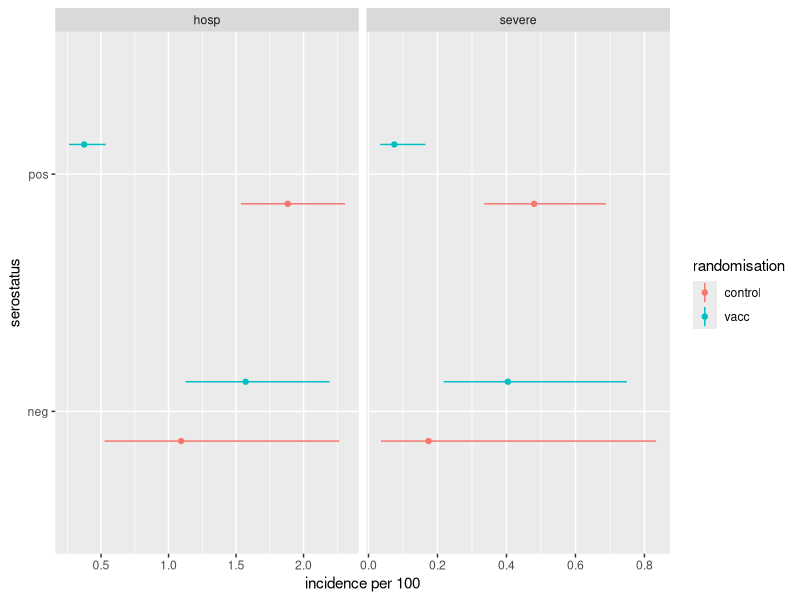
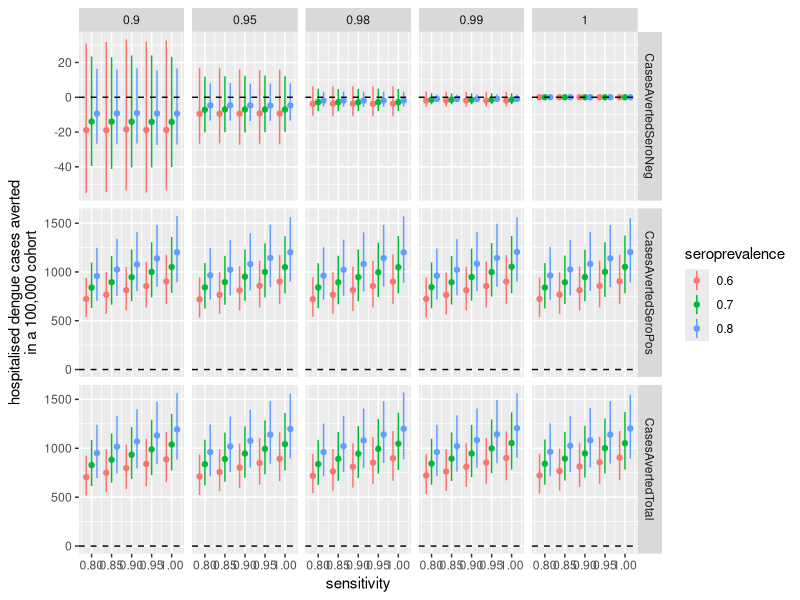
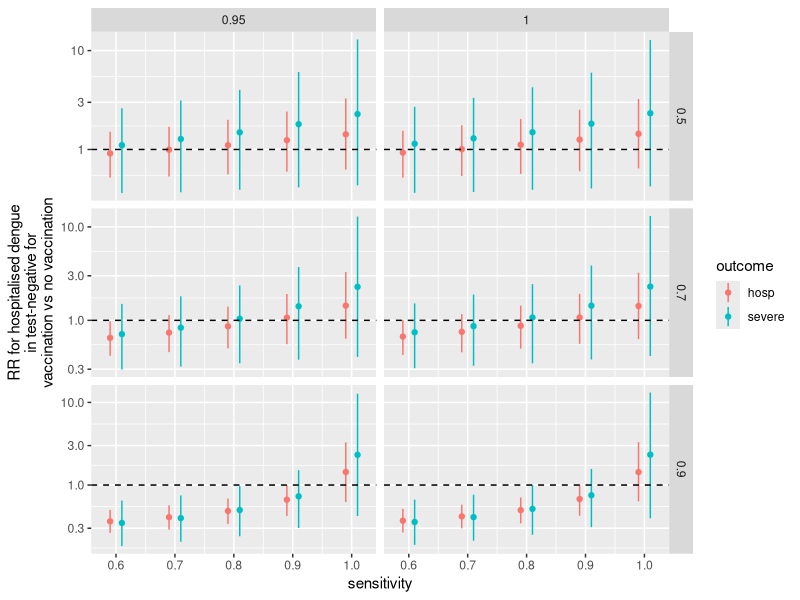

Recreate these plots in R, in order. (Note: a time limit stopped this script after it produced the figures.)

# Investigating Dengue RDT sensitivity and specificty requirements
# written by Stefan Flasche using R version 3.4.4

# load packages
require(tidyverse)


# Data --------------------------------------------------------------------

# data: cumulative incidence over 5yrs observed in the trial and its stratification into 
#       seropositive and seronegative using PRNT50 with multiple imputation (in per 100). 
df <- tibble(no=1:8,
             randomisation = c("vacc","vacc","control","control","vacc","vacc","control","control"),
             serostatus = c("pos","neg","pos","neg","pos","neg","pos","neg"),
             outcome = c(rep("hosp",4),rep("severe",4)),
             incidence.ph.mid = c(.375,1.571,1.883,1.093,0.075,0.404,0.48,0.174),
             incidence.ph.lo = c(.263,1.125,1.536,.526,0.034,0.218,0.335,0.036),
             incidence.ph.hi = c(.535,2.193,2.307,2.265,0.165,0.749,0.688,0.834))

# plot data
p.data <- df %>% ggplot(aes(x= serostatus, y = incidence.ph.mid, ymin = incidence.ph.lo, ymax = incidence.ph.hi,color=randomisation)) +
  geom_linerange(position=position_dodge(width = 0.5)) +
  geom_point(position=position_dodge(width = 0.5)) +
  facet_grid(.~outcome, scales = "free") +
  coord_flip() + ylab("incidence per 100")
ggsave(filename = "Pics\\Fig1_Data.tiff",p.data ,unit="cm", width = 14, height = 5, compression = "lzw", dpi = 300)


# sample from lognormal distribution in which the 50%, 2.5% and 97.5% quanitles fit the observed mean, CI.lo and CI.hi respectively
LnfitSample <- function(input= c(mean=1, lo=.5, hi=2), N=10000){
  mean = input[1] %>% as.numeric()
  lo = input[2] %>% as.numeric()
  hi = input[3] %>% as.numeric()
  rlnorm(N, meanlog = log(mean), sdlog = (log(mean/lo) +  log(hi/mean))/2/1.92) %>%
    return()
}


# Population impact of test and vaccinate ---------------------------------------------

# calculate population impact of test and vaccinate strategy
## need to include resampling of incidence 
CasesAverted <- function(seroPrevalence = .7, sensitivity = 1, specificity = 0, 
                         cohortSize=100000, df.tmp = df, outcm = "hosp"){
  df.tmp = df.tmp %>% filter(outcome == outcm)
  Inc.SeroPos.Vacc <- df.tmp %>% filter(randomisation=="vacc" & serostatus =="pos") %>% 
    select(incidence.ph.mid:incidence.ph.hi) %>% LnfitSample()
  Inc.SeroPos.Cont <- df.tmp %>% filter(randomisation=="control" & serostatus =="pos") %>% 
    select(incidence.ph.mid:incidence.ph.hi) %>% LnfitSample()
  Inc.SeroNeg.Vacc <- df.tmp %>% filter(randomisation=="vacc" & serostatus =="neg") %>% 
    select(incidence.ph.mid:incidence.ph.hi) %>% LnfitSample()
  Inc.SeroNeg.Cont <- df.tmp %>% filter(randomisation=="control" & serostatus =="neg") %>% 
    select(incidence.ph.mid:incidence.ph.hi) %>% LnfitSample()
  
  CasesAvertedSeroPos = cohortSize * seroPrevalence * sensitivity * (Inc.SeroPos.Cont - Inc.SeroPos.Vacc) / 100
  CasesAvertedSeroNeg = cohortSize * (1-seroPrevalence) * (1 - specificity) * (Inc.SeroNeg.Cont - Inc.SeroNeg.Vacc) /100
  
  df_res <- tibble(seroPrevalence = seroPrevalence, sensitivity = sensitivity,
                   specificity = specificity, outcome = outcm, 
                   CasesAvertedSeroPos.mid = median(CasesAvertedSeroPos), 
                   CasesAvertedSeroPos.lo = quantile(CasesAvertedSeroPos,.025), 
                   CasesAvertedSeroPos.hi = quantile(CasesAvertedSeroPos,.975),
                   CasesAvertedSeroNeg.mid = median(CasesAvertedSeroNeg), 
                   CasesAvertedSeroNeg.lo = quantile(CasesAvertedSeroNeg,.025), 
                   CasesAvertedSeroNeg.hi = quantile(CasesAvertedSeroNeg,.975), 
                   CasesAvertedTotal.mid =  median(CasesAvertedSeroPos + CasesAvertedSeroNeg), 
                   CasesAvertedTotal.lo = quantile(CasesAvertedSeroPos + CasesAvertedSeroNeg, .025),
                   CasesAvertedTotal.hi = quantile(CasesAvertedSeroPos + CasesAvertedSeroNeg, .975))
  return(df_res)
}

# plot impact of test and vaccinate strategy
df.plt = NULL
for(seroPrevalence in c(.6,.7,.8)){
  for(specificity in c(.9,.95,.98,.99,1)){
    for(sensitivity in seq(.8,1,by=.05)){
      df.plt <- df.plt %>% 
        rbind(CasesAverted(seroPrevalence = seroPrevalence, sensitivity = sensitivity, specificity = specificity))
    }
  }
}

df.plt <- df.plt %>%
  gather(key,value, -seroPrevalence, -sensitivity, -specificity, -outcome) %>%
  extract(key, c("outcome","conf"),"(.*)\\.(.*)") %>%
  spread(conf, value)
  
p.tandv = df.plt %>% ggplot(aes(x=sensitivity, y = mid, ymin=lo, ymax= hi, color = as.factor(seroPrevalence))) +
  geom_linerange(position = position_dodge(width = 0.04)) +
  geom_point(position = position_dodge(width = 0.04)) +
  facet_grid(outcome ~ specificity, scales = "free") +
  scale_color_discrete(name="seroprevalence") + ylab("hospitalised dengue cases averted\nin a 100,000 cohort") +
  geom_hline(yintercept = 0, color="black", lty="dashed")
ggsave(filename = "Pics\\Fig2_Impact_TandV.tiff",p.tandv ,unit="cm", width = 25, height = 14, compression = "lzw", dpi = 300)


# Impact of sensitivity --------------------------------------------------------------------
  
# calculate sensitivity needed to avoid chosing to vaccinate test negative
TestNegRatio <- function(seroPrevalence = .7, sensitivity = .8, specificity = .95,
                             df.tmp = df, outcm = "hosp", midonly=F){
  df.tmp = df.tmp %>% filter(outcome == outcm)
  if(midonly){
    Inc.SeroPos.Vacc <- df.tmp %>% filter(randomisation=="vacc" & serostatus =="pos") %>% 
      select(incidence.ph.mid) %>% as.numeric()
    Inc.SeroPos.Cont <- df.tmp %>% filter(randomisation=="control" & serostatus =="pos") %>% 
      select(incidence.ph.mid) %>% as.numeric()
    Inc.SeroNeg.Vacc <- df.tmp %>% filter(randomisation=="vacc" & serostatus =="neg") %>% 
      select(incidence.ph.mid) %>% as.numeric()
    Inc.SeroNeg.Cont <- df.tmp %>% filter(randomisation=="control" & serostatus =="neg") %>% 
      select(incidence.ph.mid) %>% as.numeric()
  }else{
    Inc.SeroPos.Vacc <- df.tmp %>% filter(randomisation=="vacc" & serostatus =="pos") %>% 
      select(incidence.ph.mid:incidence.ph.hi) %>% LnfitSample()
    Inc.SeroPos.Cont <- df.tmp %>% filter(randomisation=="control" & serostatus =="pos") %>% 
      select(incidence.ph.mid:incidence.ph.hi) %>% LnfitSample()
    Inc.SeroNeg.Vacc <- df.tmp %>% filter(randomisation=="vacc" & serostatus =="neg") %>% 
      select(incidence.ph.mid:incidence.ph.hi) %>% LnfitSample()
    Inc.SeroNeg.Cont <- df.tmp %>% filter(randomisation=="control" & serostatus =="neg") %>% 
      select(incidence.ph.mid:incidence.ph.hi) %>% LnfitSample()
  }
   
  risk.if.testNeg.vacc <- ((1-seroPrevalence) * specificity *  Inc.SeroNeg.Vacc + 
    seroPrevalence * (1-sensitivity) * Inc.SeroPos.Vacc ) / 
    ((1-seroPrevalence) * specificity  + seroPrevalence * (1-sensitivity) ) 
  risk.if.testNeg.nova <- ((1-seroPrevalence) * specificity *  Inc.SeroNeg.Cont + 
    seroPrevalence * (1-sensitivity) * Inc.SeroPos.Cont ) / 
    ((1-seroPrevalence) * specificity  + seroPrevalence * (1-sensitivity) ) 
  
  df_res <- tibble(seroPrevalence = seroPrevalence, sensitivity = sensitivity,
                   specificity = specificity, outcome = outcm, 
                   riskiftestNegvacc.mid = median(risk.if.testNeg.vacc), 
                   riskiftestNegnova.mid = median(risk.if.testNeg.nova),
                   riskiftestNegvacc.lo = quantile(risk.if.testNeg.vacc,.025), 
                   riskiftestNegvacc.hi = quantile(risk.if.testNeg.vacc,.975),
                   riskiftestNegnova.lo = quantile(risk.if.testNeg.nova,.025), 
                   riskiftestNegnova.hi = quantile(risk.if.testNeg.nova,.975),
                   RR.mid =  median(risk.if.testNeg.vacc / risk.if.testNeg.nova), 
                   RR.lo = quantile(risk.if.testNeg.vacc / risk.if.testNeg.nova, .025),
                   RR.hi = quantile(risk.if.testNeg.vacc / risk.if.testNeg.nova, .975))
  return(df_res)
}

# analyse where test nagative vacc vs novacc risks are for a number of scenarios
df.plt = NULL
for(seroPrevalence in c(.5,.7,.9)){
  for(specificity in c(.95,1)){
    for(sensitivity in seq(.6,1,by=.1)){
      df.plt <- df.plt %>% 
        rbind(TestNegRatio(seroPrevalence = seroPrevalence, sensitivity = sensitivity, specificity = specificity)) %>%
        rbind(TestNegRatio(seroPrevalence = seroPrevalence, sensitivity = sensitivity, specificity = specificity, outcm = "severe"))
      
    }
  }
}

p.sens <- df.plt %>% 
  ggplot(aes(x=sensitivity, y = RR.mid, ymin=RR.lo, ymax= RR.hi, color=outcome)) +
  geom_linerange(position = position_dodge(width = 0.04)) +
  geom_point(position = position_dodge(width = 0.04)) +
  facet_grid(seroPrevalence ~ specificity, scales = "free") +
  scale_y_log10() + geom_hline(yintercept = 1, color="black", lty="dashed") +
  scale_color_discrete(name="outcome") +
  ylab("RR for hospitalised dengue\nin test-negative for\nvaccination vs no vaccination")
ggsave(filename = "Pics\\Fig3_SensitivityImpact.tiff",p.sens ,unit="cm", width = 20, height = 12, compression = "lzw", dpi = 300)

# analyse where test nagative vacc vs novacc risks - map
df.plt2 = NULL
for(seroPrevalence in c(.5,.6,.7,.8,.9)){
  for(specificity in seq(.9,1,by=.001)){
    for(sensitivity in seq(.6,1,by=.001)){
      df.plt2 <- df.plt2 %>% 
        rbind(TestNegRatio(seroPrevalence = seroPrevalence, sensitivity = sensitivity, specificity = specificity, midonly=T)) %>%
        rbind(TestNegRatio(seroPrevalence = seroPrevalence, sensitivity = sensitivity, specificity = specificity, outcm = "severe", midonly=T))
      
    }
  }
}

p.sens.b <- df.plt2 %>% 
  ggplot(aes(x=sensitivity, y=specificity, fill = RR.mid)) +
  facet_grid(seroPrevalence ~ outcome) + 
  geom_tile() +
  scale_fill_gradient2(name="RR in vaccinees\nvs control", low = "green", mid = "yellow",
                       high = "red", midpoint = 0, breaks=round(c(.5,1/1.2,1/1.1,1,1.1,1.2,2),2),trans = "log", limits=c(1/1.2,1.2)) +
  theme_bw() 
ggsave("Pics\\Fig3b_SensitivityImpactMap.tiff", p.sens.b, width = 20, height = 13, units = "cm", compression="lzw", dpi =300)


# calculate Sens and Spec --------------------------------------------------------------------

# calculate test sens and spec given specified risk threshold and serprevalence range
# input:
U.seroprevalence = .7
U.safety.AbsoluteRate = 10 / 100000 # number of cases caused in seroneg per 100,000 test and vaccinated 
U.safety.RelativeRate = 100/1 # ratio of cases prevented vs cases caused. Works? needs sens

# calculate specificty needed.
specificity <- 0
Sp.high.enough.abs <- function(specificity, seroPrevalence){
  res <- (1-seroPrevalence) * (1-specificity) * 100000 *
    (subset(df,randomisation == "vacc" & serostatus == "neg" & outcome == "hosp")$incidence.ph.mid - 
    subset(df,randomisation == "control" & serostatus == "neg" & outcome == "hosp")$incidence.ph.mid)/100 < U.safety.AbsoluteRate * 100000
    return(res)
}


# calculate sensitivity needed
# TODO
